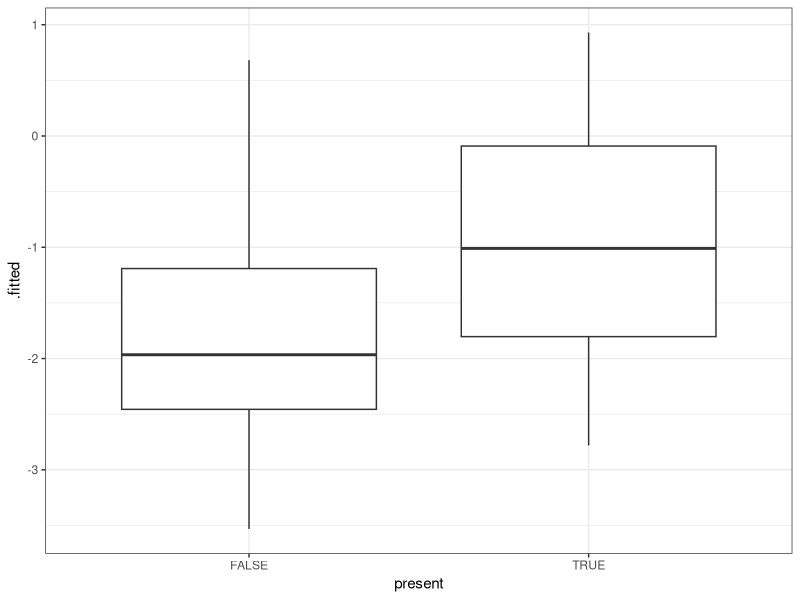
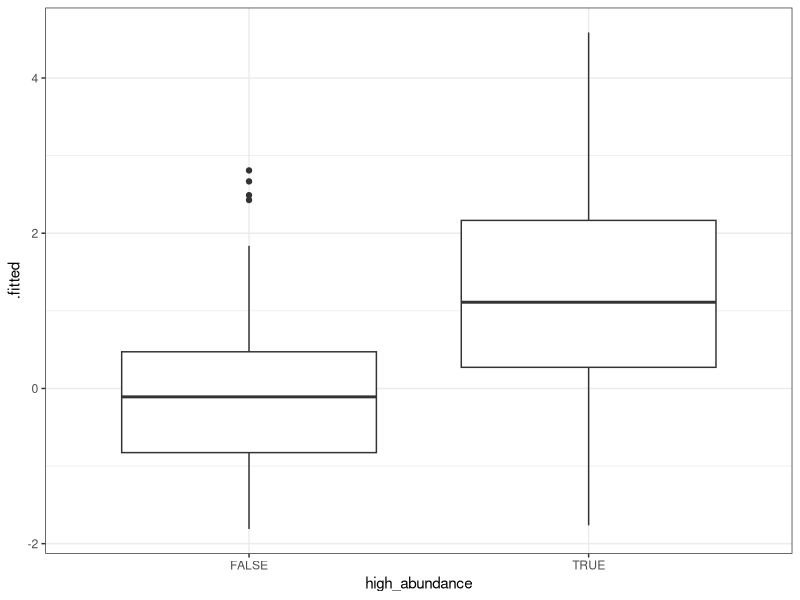
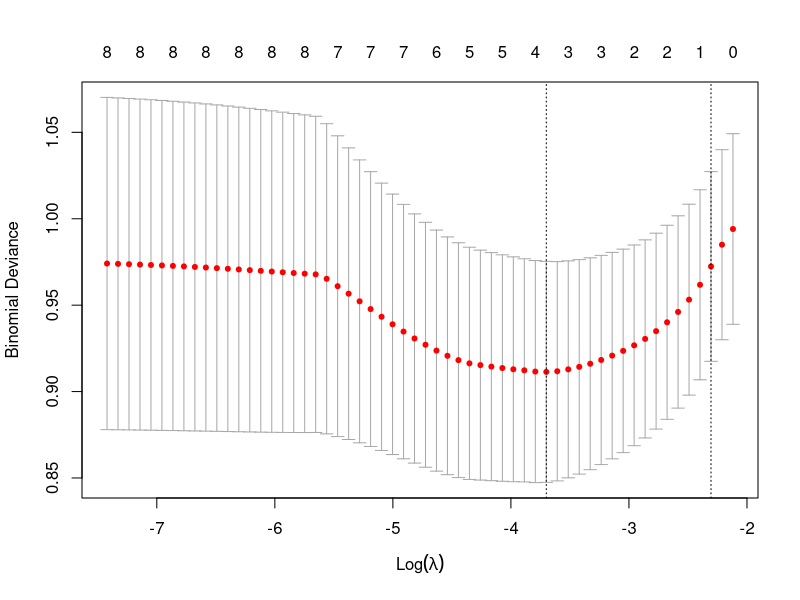
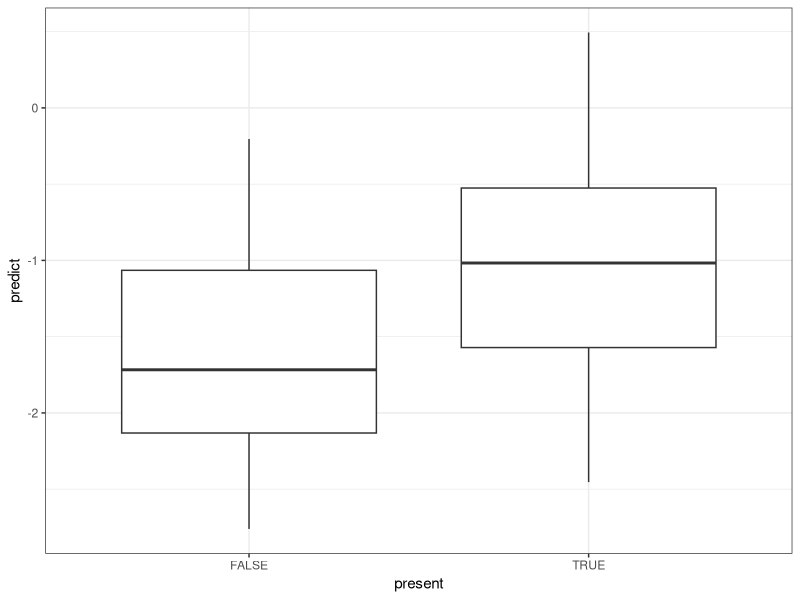
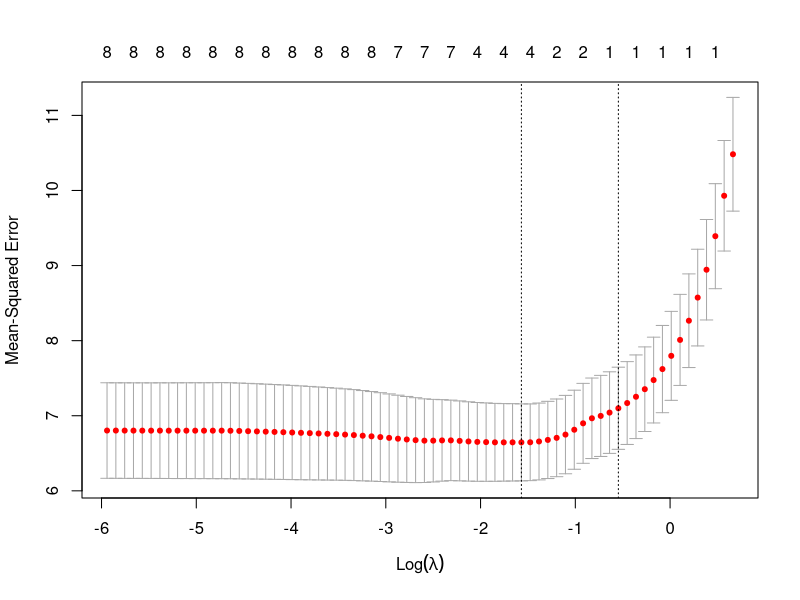
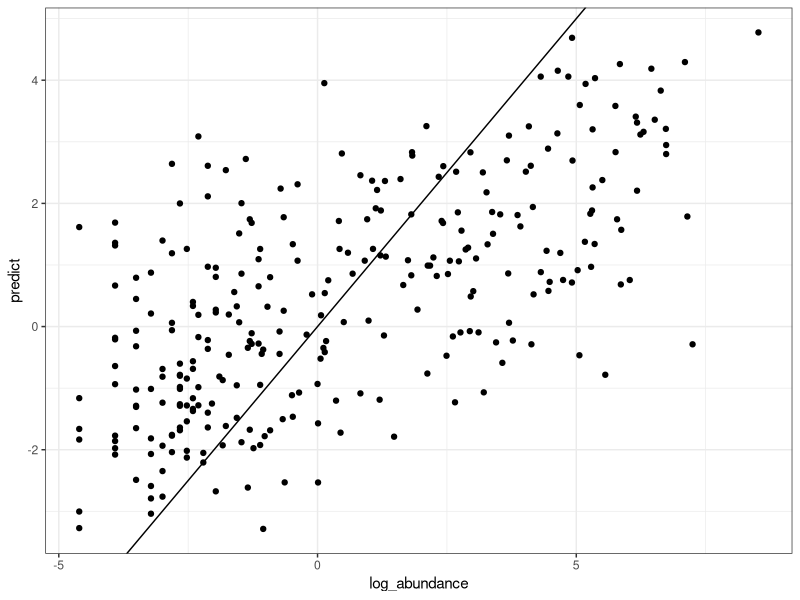
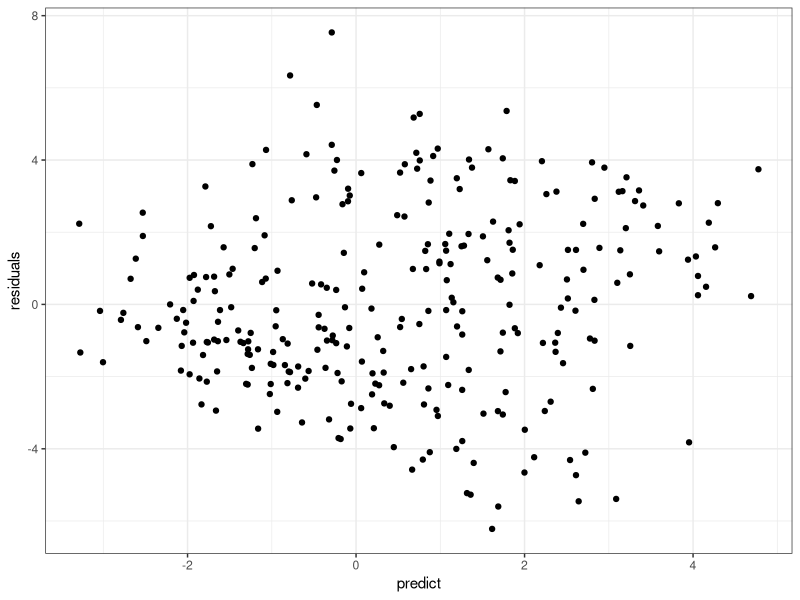
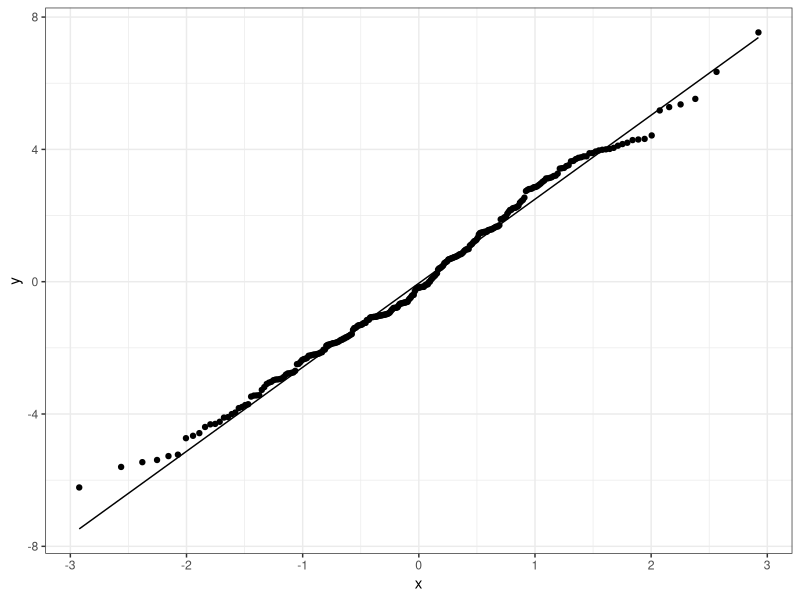

The R source for these figures, in order:
## ---- chunk 1
knitr::opts_chunk$set(echo = TRUE, warning = FALSE)
library(tidyverse, quietly = TRUE)
library(glmnet)
library(broom)
## ---- chunk 2
niskin <- read_csv("Cariaco/niskin-ss.csv")
diatom <- read_csv("Cariaco/diatoms-selected.csv") |>
  pivot_longer(d_1m:d_100m, names_to = "depth", values_to = "abundance") |>
  mutate(depth = str_remove(depth, "d_") |> str_remove("m") |> as.numeric(),
         present = abundance > 0)
diatom_environment <- diatom |> left_join(niskin, by = c("Cruise_ID_2" = "Cruise_ID", "depth")) |>
  mutate(log_abundance = log(abundance))
diatom_sum <- read_csv("Cariaco/diatoms-selected-sum.csv") |>
  pivot_longer(d_1m:d_100m, names_to = "depth", values_to = "abundance") |>
  mutate(depth = str_remove(depth, "d_") |> str_remove("m") |> as.numeric(),
         high_abundance = abundance > 0.1)
diatom_sum_environment <- diatom_sum |> left_join(niskin, by = c("Cruise_ID_2" = "Cruise_ID", "depth")) |>
  mutate(log_abundance = log(abundance))
## ---- chunk 3
model1 <- glm(present ~ NO3_NO2_USF + PO4_USF + SiO4_USF + Temperature + 
                Salinity_bottles + pH + depth + Month_local, 
             data = diatom_environment |> 
               # filter(ScientificName_accepted == "Dactyliosolen fragilissimus"),
               filter(ScientificName_accepted == "Leptocylindrus danicus"),
               # filter(ScientificName_accepted == "Navicula sp."),
             family = "binomial"
             )
summary(model1)
## ---- chunk 4
tidy(model1, conf.int = TRUE)
glance(model1) # 12% of deviance explained
## ---- chunk 5
r2glm <- function(model) {
  summaryLog <- summary(model)
  1 - summaryLog$deviance / summaryLog$null.deviance
}
r2glm(model1)
## ---- chunk 6
augment(model1) |>
  ggplot(aes(present, .fitted)) +
  geom_boxplot() + 
  theme_bw()
## ---- chunk 7
augment(model1) |>
  count(present, exp(.fitted) > 0.5)
## ---- chunk 8
model2 <- glm(high_abundance ~ NO3_NO2_USF + PO4_USF + SiO4_USF + Temperature + 
                Salinity_bottles + pH + depth + Month_local, 
             data = diatom_sum_environment,
               family = "binomial"
             )
summary(model2)
## ---- chunk 9
tidy(model2, conf.int = TRUE)
glance(model2) # 18% of deviance explained
r2glm(model2)
## ---- chunk 10
augment(model2) |>
  ggplot(aes(high_abundance, .fitted)) +
  geom_boxplot() + 
  theme_bw()
## ---- chunk 11
augment(model2) |>
  count(high_abundance, exp(.fitted) > 0.5)
## ---- chunk 12
diatom_environment_ss <- diatom_environment |> 
  filter(ScientificName_accepted == "Leptocylindrus danicus") |>
  filter(!(is.na(NO3_NO2_USF + PO4_USF + SiO4_USF + Temperature + 
                   Salinity_bottles + pH + depth+ Month_local)))
y <- diatom_environment_ss$present
x <- diatom_environment_ss |> select(NO3_NO2_USF, PO4_USF, SiO4_USF, Temperature, 
                                     Salinity_bottles,  pH, depth, Month_local) |>
  as.matrix() |> scale()
model3 <- cv.glmnet(x, y, family = "binomial", alpha = 1)
model3
plot(model3)
model4 <- glmnet(x, y, family = "binomial", lambda = model3$lambda.min, alpha = 1)
model4
## ---- chunk 13
tidy(model4) # also # coef(model4)
## ---- chunk 14
diatom_environment_ss |>
  mutate(predict = as.vector(predict(model4, newx = x))) |>
  ggplot(aes(present, predict)) +
  geom_boxplot() + 
  theme_bw()
## ---- chunk 15
diatom_environment_ss |>
  mutate(predict = as.vector(predict(model4, newx = x))) |>
  count(present, exp(predict) > 0.5)

## ---- chunk 16
diatom_sum_environment_ss <- diatom_sum_environment |>
  filter(!(is.na(NO3_NO2_USF + PO4_USF + SiO4_USF + Temperature + Salinity_bottles + 
                   pH + depth + Month_local)),
         abundance > 0)
y <- diatom_sum_environment_ss$log_abundance
x <- diatom_sum_environment_ss |> select(NO3_NO2_USF, PO4_USF, SiO4_USF, Temperature, 
                                         Salinity_bottles, pH, depth, Month_local) |>
  as.matrix() |> scale()
model5 <- cv.glmnet(x, y, family = "gaussian", alpha = 1.0)
model5
plot(model5)
model6 <- glmnet(x, y, family = "gaussian", lambda = model5$lambda.min, alpha = 1.0)
model6
## ---- chunk 17
tidy(model6) # also # coef(model6)
## ---- chunk 18
diatom_sum_environment_ss |>
  mutate(predict = as.vector(predict(model6, newx = x, type = "response"))) |>
  ggplot(aes(log_abundance, predict)) +
  geom_point() + 
  geom_abline(intercept = 0, slope = 1) + 
  theme_bw()
## ---- chunk 19
diatom_sum_environment_ss |>
  mutate(predict = as.vector(predict(model6, newx = x)),
         residuals = log_abundance - predict) |>
  ggplot(aes(predict, residuals)) +
  geom_point() + 
  theme_bw()
## ---- chunk 20
diatom_sum_environment_ss |>
  mutate(predict = as.vector(predict(model6, newx = x)),
         residuals = log_abundance - predict) |>
  ggplot(aes(sample = residuals)) +
  stat_qq() + stat_qq_line() + 
  theme_bw()

